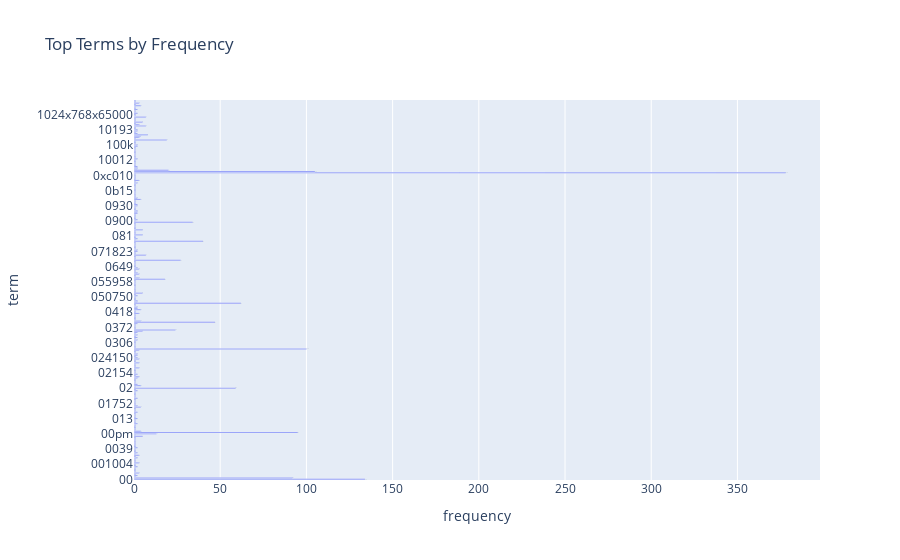

Notebook cell for this chart:
### Markdown cell above
### >>> **Exercise 12 (take home):**
If you want a nicer interactive visualization here, I would encourage you try to install and use plotly to achieve this.

### Code cell
# Answer here
import plotly.express as px
termdf = pd.DataFrame({"frequency":term_frequencies[:300], "term":count_vect.get_feature_names_out()[:300]}) 
fig = px.bar(termdf, 
             x="frequency", 
             y="term", 
             orientation="h", 
             title="Top Terms by Frequency",
             text="frequency")
fig.update_traces(textposition="outside")
fig.show()

### Figure 1 — Plotly figure (JSON) as saved in the notebook; plotly's stock layout.template omitted (floating-point values rounded to 4 significant figures; data arrays with more than 128 entries replaced by an {"elided": "..."} marker saying what was removed)
{"data": [{"hovertemplate": "frequency=%{text}<br>term=%{y}<extra></extra>", "legendgroup": "", "marker": {"color": "#636efa", "pattern": {"shape": ""}}, "name": "", "orientation": "h", "showlegend": false, "text": {"elided": "300 float values"}, "textposition": "outside", "type": "bar", "x": {"elided": "300 int values"}, "xaxis": "x", "y": {"elided": "300 str values"}, "yaxis": "y"}], "layout": {"barmode": "relative", "legend": {"tracegroupgap": 0}, "title": {"text": "Top Terms by Frequency"}, "xaxis": {"anchor": "y", "domain": [0, 1], "title": {"text": "frequency"}}, "yaxis": {"anchor": "x", "domain": [0, 1], "title": {"text": "term"}}}}
